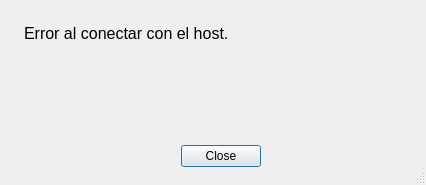
<?xml version="1.0" encoding="UTF-8"?>
<ui version="4.0">
 <class>Dialog</class>
 <widget class="QDialog" name="Dialog">
  <property name="windowModality">
   <enum>Qt::ApplicationModal</enum>
  </property>
  <property name="geometry">
   <rect>
    <x>0</x>
    <y>0</y>
    <width>426</width>
    <height>185</height>
   </rect>
  </property>
  <property name="sizePolicy">
   <sizepolicy hsizetype="Minimum" vsizetype="Minimum">
    <horstretch>5</horstretch>
    <verstretch>5</verstretch>
   </sizepolicy>
  </property>
  <property name="minimumSize">
   <size>
    <width>150</width>
    <height>80</height>
   </size>
  </property>
  <property name="windowTitle">
   <string>Dialog</string>
  </property>
  <property name="windowIcon">
   <iconset>
    <normaloff>img/error.png</normaloff>img/error.png</iconset>
  </property>
  <property name="sizeGripEnabled">
   <bool>true</bool>
  </property>
  <property name="modal">
   <bool>true</bool>
  </property>
  <widget class="QDialogButtonBox" name="buttonBox">
   <property name="geometry">
    <rect>
     <x>70</x>
     <y>140</y>
     <width>191</width>
     <height>32</height>
    </rect>
   </property>
   <property name="toolTip">
    <string>Cerrar
</string>
   </property>
   <property name="orientation">
    <enum>Qt::Horizontal</enum>
   </property>
   <property name="standardButtons">
    <set>QDialogButtonBox::Close</set>
   </property>
  </widget>
  <widget class="QPlainTextEdit" name="lineEdit">
   <property name="geometry">
    <rect>
     <x>20</x>
     <y>20</y>
     <width>381</width>
     <height>121</height>
    </rect>
   </property>
   <property name="sizePolicy">
    <sizepolicy hsizetype="MinimumExpanding" vsizetype="MinimumExpanding">
     <horstretch>0</horstretch>
     <verstretch>0</verstretch>
    </sizepolicy>
   </property>
   <property name="font">
    <font>
     <pointsize>12</pointsize>
    </font>
   </property>
   <property name="styleSheet">
    <string notr="true">background-color: rgba(0, 0,0,0);
border: none;
text-align: center;</string>
   </property>
   <property name="frameShape">
    <enum>QFrame::NoFrame</enum>
   </property>
   <property name="horizontalScrollBarPolicy">
    <enum>Qt::ScrollBarAlwaysOff</enum>
   </property>
   <property name="sizeAdjustPolicy">
    <enum>QAbstractScrollArea::AdjustToContentsOnFirstShow</enum>
   </property>
   <property name="readOnly">
    <bool>true</bool>
   </property>
   <property name="plainText">
    <string>Error al conectar con el host.</string>
   </property>
   <property name="centerOnScroll">
    <bool>false</bool>
   </property>
  </widget>
 </widget>
 <resources/>
 <connections>
  <connection>
   <sender>buttonBox</sender>
   <signal>accepted()</signal>
   <receiver>Dialog</receiver>
   <slot>accept()</slot>
   <hints>
    <hint type="sourcelabel">
     <x>248</x>
     <y>254</y>
    </hint>
    <hint type="destinationlabel">
     <x>157</x>
     <y>274</y>
    </hint>
   </hints>
  </connection>
  <connection>
   <sender>buttonBox</sender>
   <signal>rejected()</signal>
   <receiver>Dialog</receiver>
   <slot>reject()</slot>
   <hints>
    <hint type="sourcelabel">
     <x>316</x>
     <y>260</y>
    </hint>
    <hint type="destinationlabel">
     <x>286</x>
     <y>274</y>
    </hint>
   </hints>
  </connection>
 </connections>
</ui>
